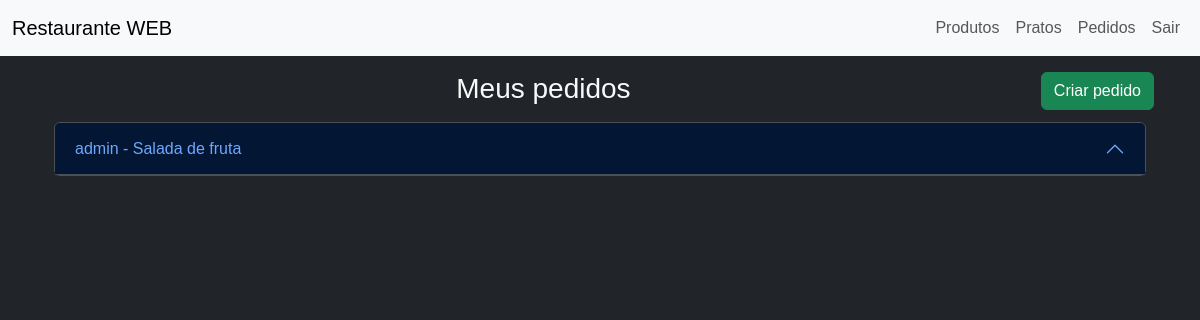
Before: / (signed in) with the older database file.
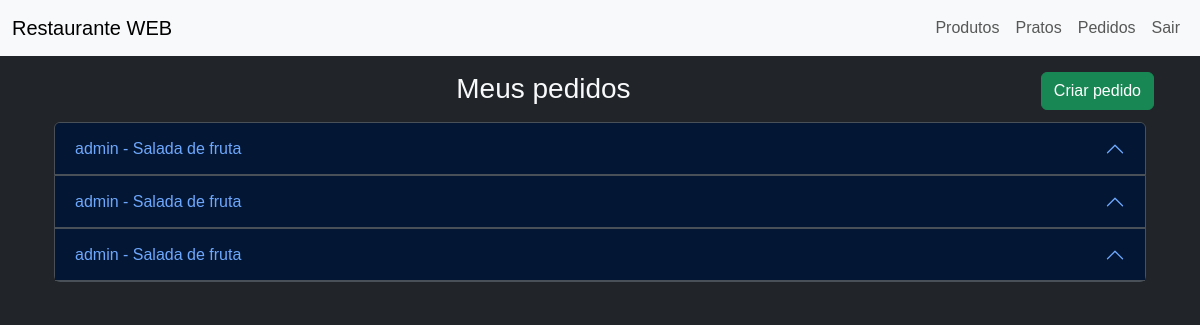
After: the same page with the newer database file.
### pedido/models.py (models this page shows)
class Pedido(models.Model):
    usuario= models.ForeignKey(User, on_delete=models.CASCADE)
    prato= models.ForeignKey(Prato, on_delete=models.PROTECT)
    datahora= models.DateTimeField(default=timezone.now)
    def __str__(self):  #definição de função adionada
        return f"{self.usuario} - {self.prato.nome}"

### estoque/models.py (models this page shows)
class Prato(models.Model):
    nome = models.CharField(max_length=255)
    produtos = models.ManyToManyField(Produto,through='PratoProduto')
    preco = models.FloatField()
    def __str__(self):  #definição de função adionada
        return f"{self.nome} - R${self.preco}"

### pedido/views.py (the view)
# urls.py: path('', views.pedidos, name='pedidos')
@login_required
def pedidos(request):
    if not request.user.is_authenticated:
        return HttpResponseForbidden("Você não tem permissão para acessar esta página.")
    pedidos = Pedido.objects.filter(usuario_id=request.user.id)
    context = {'pedidos': pedidos}
    return render(request, 'pedidos.html', context)

### pedido/templates/pedidos.html (shortened to what this page needs)
{% extends "base.html" %}
{% block conteudo %}
<div class="bg-dark mb-3 mx-auto p-2" data-bs-theme="dark">
<button type="button" class="btn btn-success float-end"><a href="/pedir"> Criar pedido</a></button>
  <div class="card-body">
    <h3 class="text-center">Meus pedidos </h3>
    {% if pedidos %}
    <div class="accordion p-2" id="accordion-pedidos">
        {% for pedido in pedidos %}
            <div class="accordion-item">
                <h2 class="accordion-header">
                    <button class="accordion-button" type="button" data-bs-toggle="collapse" data-bs-target="#pedido-{{ pedido.id }}" aria-expanded="true" aria-controls="pedido-{{ pedido.id }}">
                        {{ pedido }}
                    </button>
                </h2>
            </div>
        {% endfor %}
    </div>
{% endif %}
  </div>
</div>
{% endblock %}

Changed rows visible on the page:
added Pedido: usuario+prato "admin - Salada de fruta"
added Pedido: usuario+prato "admin - Salada de fruta"
